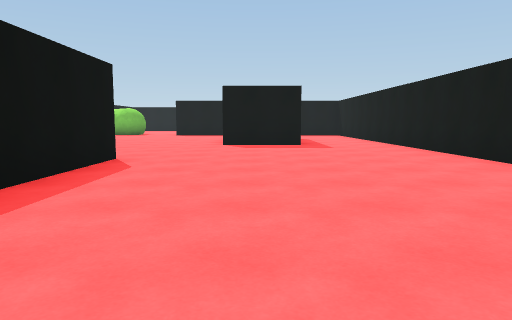
View 1 (above)

16 first-person views from a walk through a Unity game level. The camera is 1.2 m above the floor, tilts 6° down and sees 70° across. The floor is counted in squares, 2 m on a side. Each view is taken from the middle of a square. On the plan, view 1 faces up. The plan holds only what a view shows up to about 10 squares ahead; the rest is blank. The place goes on beyond the plan. The player character is not drawn.

View 2
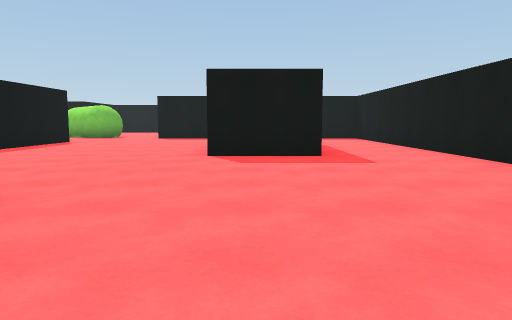

View 3
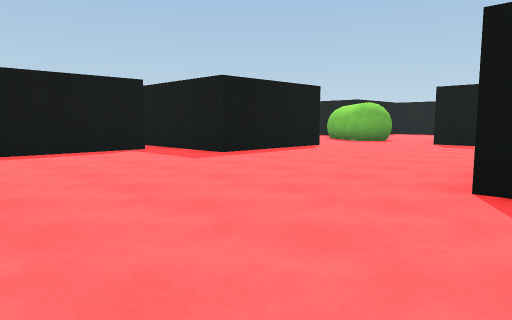

View 4
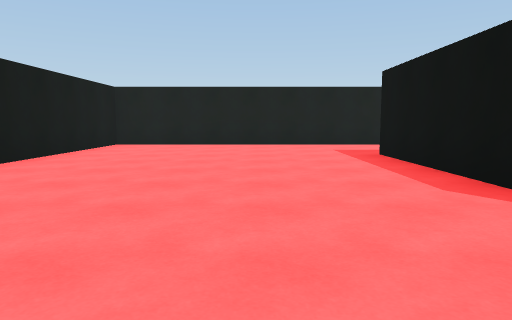

View 5
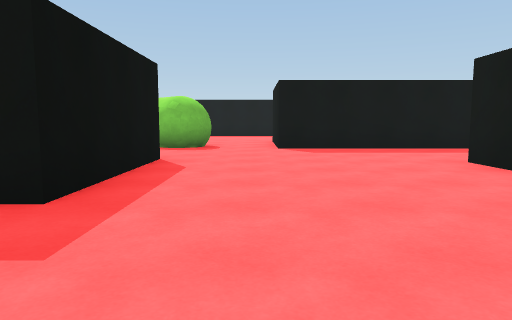

View 6
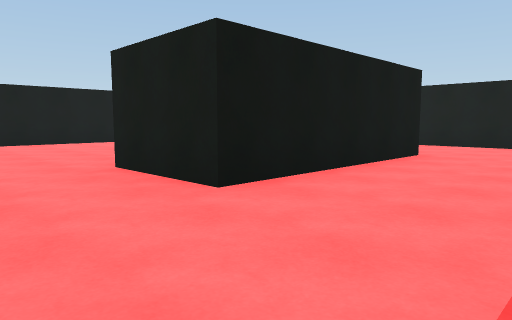

View 7
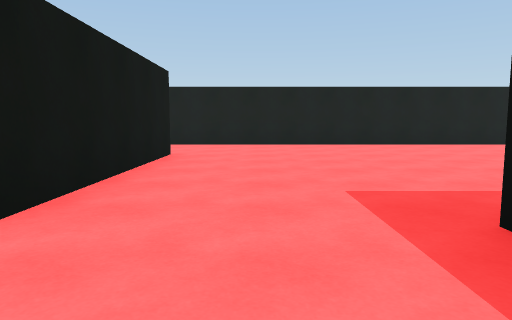

View 8
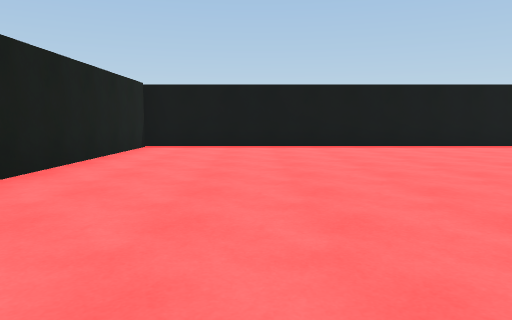

View 9
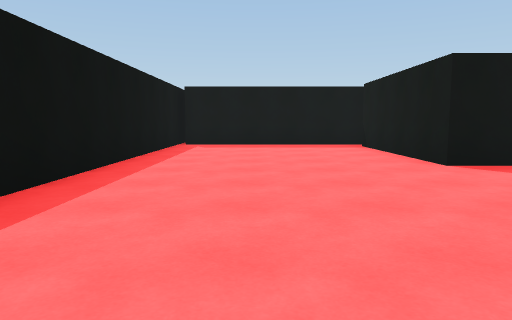

View 10
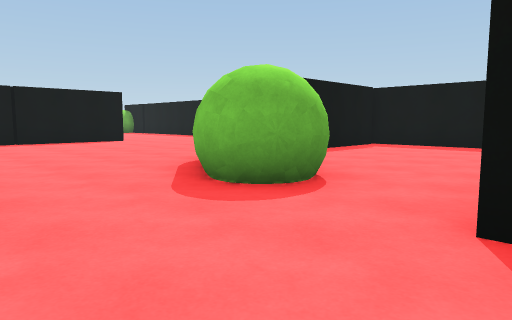

View 11
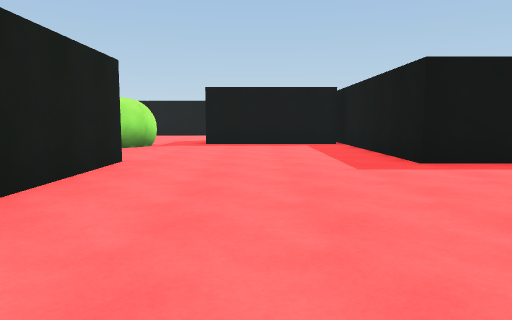

View 12
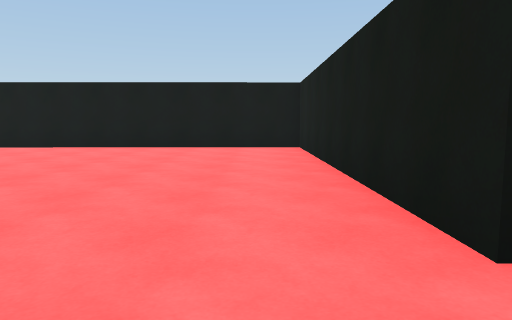

View 13
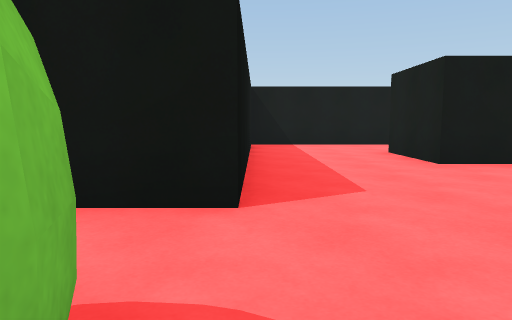

View 14
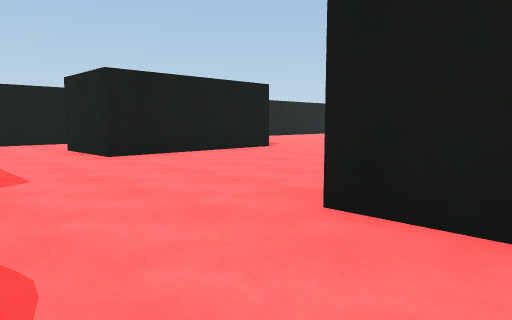

View 15
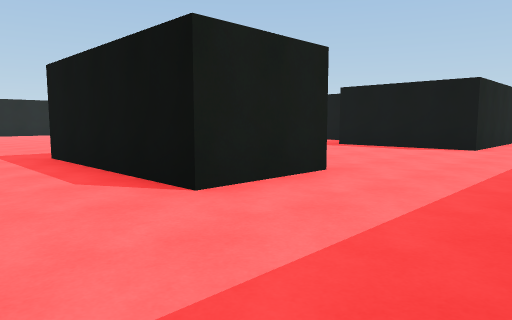

View 16
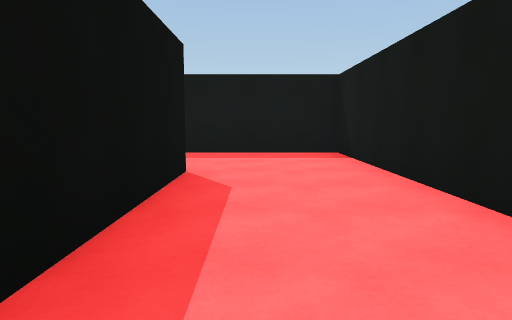

### Floor plan
Points are (right, up) in squares from view 1. A wall is a line through its corners. A room is listed if a view was taken in it or the views show most of it. See-through windows are left out.
Room 1 (views 1, 2, 3, 4, 5, 6, 7, 8, 9, 10, 13, 14, 15, 16)
walls: (-0.9, 9.4) (-0.9, 13.4) (1.2, 13.4) (1.2, 9.4) (-0.9, 9.4); (-7.4, 10) (-7.4, 5.9); (-8.5, 5.9) (-9.4, 5.9) (-9.4, 10); (-4.4, 1.2) (-4.4, 5.9) (-2.3, 5.9) (-2.3, 1.2); (-7.5, 13.9) (-5.5, 13.9) (-5.5, 10.6) (-13.9, 10.6); (3.6, 4.4) (3.6, 16.1) (-3.5, 16.1) (-3.5, 19); (-14, 11) (-14, -1.8); (-13.8, -1.6) (3.7, -1.6) (3.7, 2.9)
ways out: opening at (-4.5, 17.5) to room 2; opening at (-6.5, 15.5)
Room 2 (views 11, 12)
walls: (-3.2, 24.5) (-3.2, 23.4) (-8.1, 23.4); (-3.5, 19) (3.6, 19) (3.6, 24.6); (-7.7, 23.2) (-7.7, 19.6); (-6.7, 18.4) (-6.1, 18)
ways out: opening at (-4.5, 17.5) to room 1; opening at (-8, 19)

Positions as (right, up) in squares from view 1, and headings:
1: (0, 0), facing up
2: (0, 3), facing up
3: (0, 6), facing up-left
4: (0, 8), facing down
5: (-4, 8), facing up
6: (-7, 8), facing down-right
7: (-6, 8), facing down
8: (-5, 1), facing left
9: (-12, 1), facing up
10: (-3, 14), facing up-left
11: (2, 21), facing left
12: (-5, 20), facing right
13: (-6, 16), facing right
14: (-7, 16), facing down-right
15: (3, 16), facing down-left
16: (2, 9), facing up
